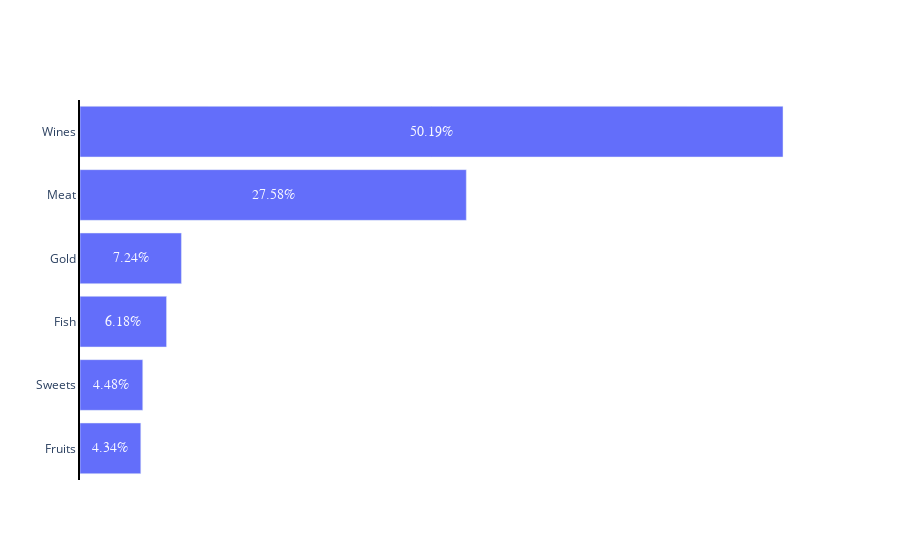

Notebook code for this chart:
### Code cell
fig = go.Figure(go.Bar(
            x=sales[:],
            y=sales.index,
            orientation='h'))
annotations = []
for i in sales.index:
    annotations.append(dict(xref='x', yref='y',
                            x=sales[i]*0.5, y=i,
                            text=str(sales[i]) + '%',
                            font=dict(family='Arial', size=14,
                                      color='rgb(248, 248, 255)'),
                            showarrow=False))
    



fig.update_layout(annotations=annotations)
fig.update_layout({'plot_bgcolor': 'rgba(0, 0, 0, 0)','paper_bgcolor': 'rgba(0, 0, 0, 0)'})
fig.update_yaxes(showline=True, linewidth=2, linecolor='black')
fig.update_xaxes(visible=False)
fig.show()

### Figure 1 — Plotly figure (JSON) as saved in the notebook; plotly's stock layout.template omitted (floating-point values rounded to 4 significant figures)
{"data": [{"orientation": "h", "type": "bar", "x": [4.34, 4.48, 6.18, 7.24, 27.58, 50.19], "y": ["Fruits", "Sweets", "Fish", "Gold", "Meat", "Wines"]}], "layout": {"annotations": [{"font": {"color": "rgb(248, 248, 255)", "family": "Arial", "size": 14}, "showarrow": false, "text": "4.34%", "x": 2.17, "xref": "x", "y": "Fruits", "yref": "y"}, {"font": {"color": "rgb(248, 248, 255)", "family": "Arial", "size": 14}, "showarrow": false, "text": "4.48%", "x": 2.24, "xref": "x", "y": "Sweets", "yref": "y"}, {"font": {"color": "rgb(248, 248, 255)", "family": "Arial", "size": 14}, "showarrow": false, "text": "6.18%", "x": 3.09, "xref": "x", "y": "Fish", "yref": "y"}, {"font": {"color": "rgb(248, 248, 255)", "family": "Arial", "size": 14}, "showarrow": false, "text": "7.24%", "x": 3.62, "xref": "x", "y": "Gold", "yref": "y"}, {"font": {"color": "rgb(248, 248, 255)", "family": "Arial", "size": 14}, "showarrow": false, "text": "27.58%", "x": 13.79, "xref": "x", "y": "Meat", "yref": "y"}, {"font": {"color": "rgb(248, 248, 255)", "family": "Arial", "size": 14}, "showarrow": false, "text": "50.19%", "x": 25.09, "xref": "x", "y": "Wines", "yref": "y"}], "paper_bgcolor": "rgba(0, 0, 0, 0)", "plot_bgcolor": "rgba(0, 0, 0, 0)", "xaxis": {"visible": false}, "yaxis": {"linecolor": "black", "linewidth": 2, "showline": true}}}
